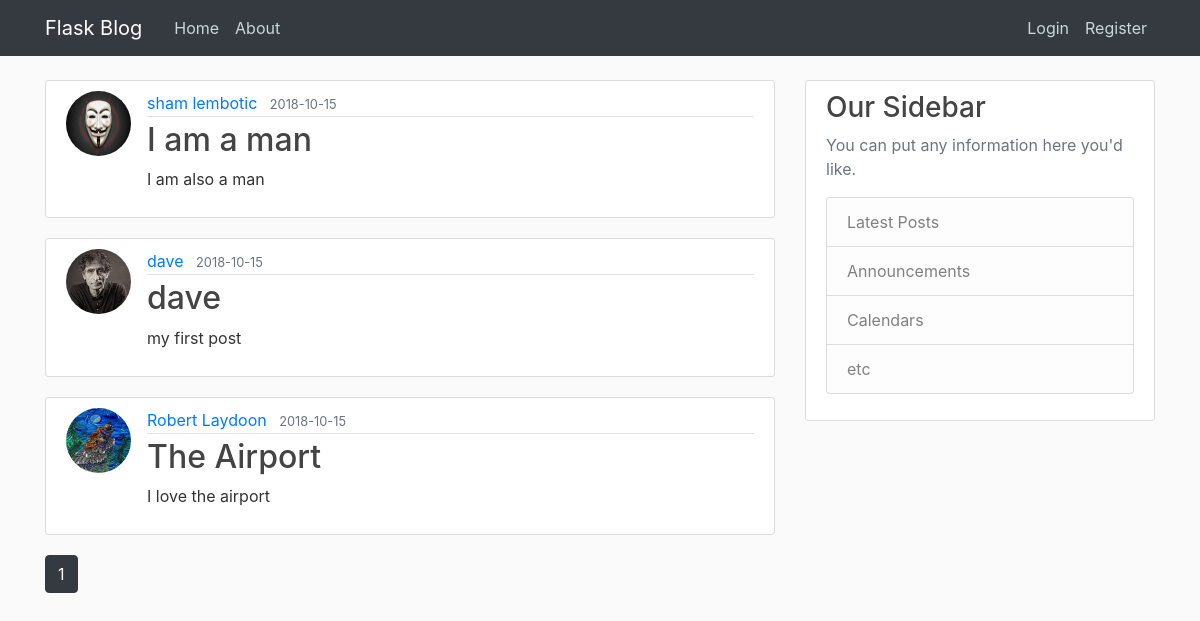
The app's page /home, older data.
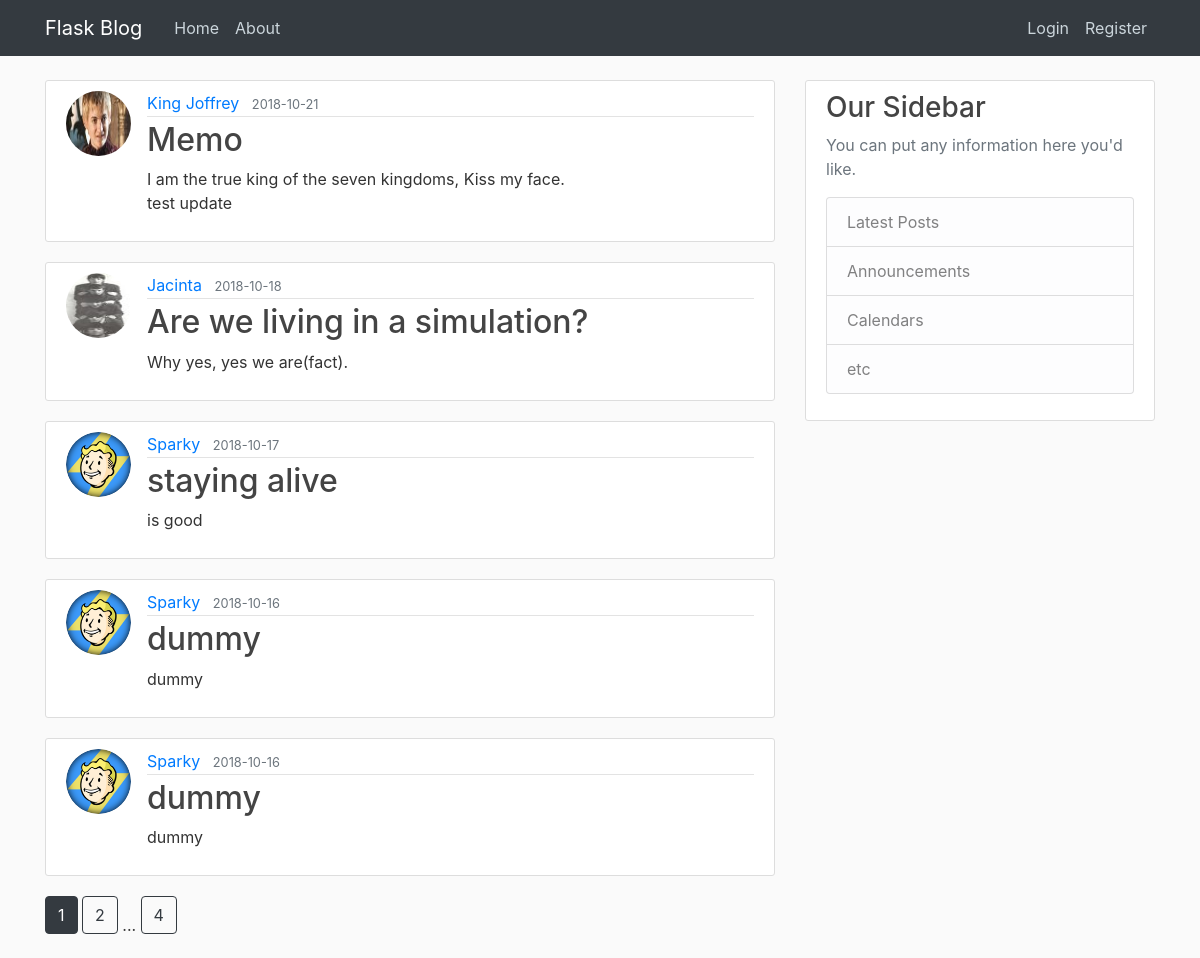
The same page, newer data.
### flaskblog/models.py (models this page shows, shortened)
class Post(db.Model):
    id = db.Column(db.Integer, primary_key=True)
    title = db.Column(db.String(100), nullable=False)
    date_posted = db.Column(db.DateTime, nullable=False,
                            default=datetime.utcnow)
    content = db.Column(db.Text, nullable=False)
    user_id = db.Column(db.Integer, db.ForeignKey('user.id'), nullable=False)

class User(db.Model, UserMixin):
    id = db.Column(db.Integer, primary_key=True)
    username = db.Column(db.String(20), unique=True, nullable=False)
    email = db.Column(db.String(120), unique=True, nullable=False)
    image_file = db.Column(db.String(20), nullable=False,
                           default='default.jpg')
    password = db.Column(db.String(60), nullable=False)
    posts = db.relationship('Post', backref='author', lazy=True)

### flaskblog/main/routes.py (the view)
@main.route("/")
@main.route("/home")
def home():
    page = request.args.get('page', 1, type=int)
    posts = Post.query.order_by(
        Post.date_posted.desc()).paginate(page=page, per_page=5)
    return render_template('home.html', posts=posts)

### flaskblog/templates/home.html
{% extends "layout.html" %}
{% block content %}
{% for post in posts.items %}
<article class="media content-section">
   <img class="rounded-circle article-img" src="{{ url_for('static', filename='profile_pics/' + post.author.image_file) }}">
   <div class="media-body">
      <div class="article-metadata">
         <a class="mr-2" href="{{ url_for('users.user_posts', username=post.author.username) }}">{{
            post.author.username }}</a>
         <small class="text-muted">{{ post.date_posted.strftime('%Y-%m-%d') }}</small>
      </div>
      <h2><a class="article-title" href="{{ url_for('posts.post', post_id=post.id) }}">{{ post.title }}</a></h2>
      <p class="article-content">{{ post.content }}</p>
   </div>
</article>
{% endfor %}
{% for page_num in posts.iter_pages(left_edge=1, right_edge=1, left_current=1, right_current=2) %}
{% if page_num %}
{% if posts.page == page_num %}
<a class="btn btn-dark mb-4" href="{{ url_for('main.home', page=page_num) }}">{{ page_num }}</a>
{% else %}
<a class="btn btn-outline-dark mb-4" href="{{ url_for('main.home', page=page_num) }}">{{ page_num }}</a>
{% endif %}
{% else %}
...
{% endif %}
{% endfor %}
{% endblock content %}

Row changes from the older to the newer data that the page shows:
no longer on this page (row unchanged): Post: image_file (picture), author.username "sham lembotic", date_posted "2018-10-15", title "I am a man", content "I am also a man"
no longer on this page (row unchanged): Post: image_file (picture), author.username "dave", date_posted "2018-10-15", title "dave", content "my first post"
no longer on this page (row unchanged): Post: image_file (picture), author.username "Robert Laydoon", date_posted "2018-10-15", title "The Airport", content "I love the airport"
added Post: image_file (picture), author.username "King Joffrey", date_posted "2018-10-21", title "Memo", content "I am the true king of the seven kingdoms, Kiss my face. test update"
added Post: image_file (picture), author.username "Jacinta", date_posted "2018-10-18", title "Are we living in a simulation?", content "Why yes, yes we are(fact)."
added Post: image_file (picture), author.username "Sparky", date_posted "2018-10-17", title "staying alive", content "is good"
added Post: image_file (picture), author.username "Sparky", date_posted "2018-10-16", title "dummy", content "dummy"
added Post: image_file (picture), author.username "Sparky", date_posted "2018-10-16", title "dummy", content "dummy"
Text that changed along with them:
new list line: "2"
new list line: "4"
